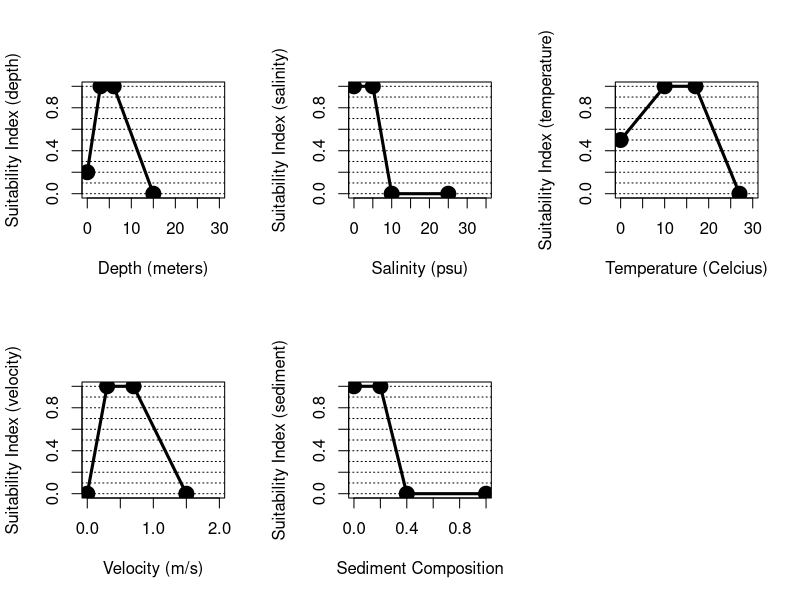

Generate this figure with R:
## ---- chunk 1
#Create data frame with freshwater tidal submodel
shortsturgeon.spawning <- data.frame(matrix(NA,nrow=4,ncol=12))
colnames(shortsturgeon.spawning) <- c("depth","depth.SIV","salinity", "salinity.SIV", "temp.C", "temp.C.SIV","velocity","velocity.SIV","silt.clay.per","silt.clay.SIV")#,"tubidity","turbidity.SIV")

shortsturgeon.spawning$depth <- c(0,3,6,15)
shortsturgeon.spawning$depth.SIV <- c(0.2,1,1,0)
shortsturgeon.spawning$salinity <- c(0,5,10,25)
shortsturgeon.spawning$salinity.SIV <- c(1,1,0,0)
shortsturgeon.spawning$temp.C <- c(0,10,17,27)
shortsturgeon.spawning$temp.C.SIV <- c(0.5,1,1,0)
shortsturgeon.spawning$velocity <- c(0,0.3,0.7,1.5)
shortsturgeon.spawning$velocity.SIV <- c(0,1,1,0)
shortsturgeon.spawning$silt.clay.per <- c(0,0.2,0.4,1)
shortsturgeon.spawning$silt.clay.SIV <- c(1,1,0,0)
#shortsturgeon.spawning$tubidity <- c(0,200,600,1000)
#shortsturgeon.spawning$turbidity.SIV <- c(1,1,0.5,0)

##########
#Create summary figure for fresh.tid submodel
par(mfrow=c(2,3), cex=1.0)

  #Depth
  plot(shortsturgeon.spawning$depth, shortsturgeon.spawning$depth.SIV, xlim=c(0,30), ylim=c(0,1), type="l", xlab="Depth (meters)", ylab="Suitability Index (depth)")
  abline(h=seq(0,1,0.1), lty=3)
  points(shortsturgeon.spawning$depth, shortsturgeon.spawning$depth.SIV, pch=19, cex=2)
  lines(shortsturgeon.spawning$depth, shortsturgeon.spawning$depth.SIV, lwd=3)
  
  #salinity.
  plot(shortsturgeon.spawning$salinity, shortsturgeon.spawning$salinity.SIV, xlim=c(0,35), ylim=c(0,1), type="l",
       xlab="Salinity (psu)", ylab="Suitability Index (salinity)")
  abline(h=seq(0,1,0.1), lty=3)
  points(shortsturgeon.spawning$salinity, shortsturgeon.spawning$salinity.SIV, pch=19, cex=2)
  lines(shortsturgeon.spawning$salinity, shortsturgeon.spawning$salinity.SIV, lwd=3)
  
  #temperature
  plot(shortsturgeon.spawning$temp.C, shortsturgeon.spawning$temp.C.SIV, xlim=c(0,30), ylim=c(0,1), type="l",
       xlab="Temperature (Celcius)", ylab="Suitability Index (temperature)")
  abline(h=seq(0,1,0.1), lty=3)
  points(shortsturgeon.spawning$temp.C, shortsturgeon.spawning$temp.C.SIV, pch=19, cex=2)
  lines(shortsturgeon.spawning$temp.C, shortsturgeon.spawning$temp.C.SIV, lwd=3)
  
  #velocitu
  plot(shortsturgeon.spawning$velocity, shortsturgeon.spawning$velocity.SIV, xlim=c(0,2), ylim=c(0,1), type="l",
       xlab="Velocity (m/s)", ylab="Suitability Index (velocity)")
  abline(h=seq(0,1,0.1), lty=3)
  points(shortsturgeon.spawning$velocity, shortsturgeon.spawning$velocity.SIV, pch=19, cex=2)
  lines(shortsturgeon.spawning$velocity, shortsturgeon.spawning$velocity.SIV, lwd=3)
  
  #silt/clay percentage
  plot(shortsturgeon.spawning$silt.clay.per, shortsturgeon.spawning$silt.clay.SIV, xlim=c(0,1), ylim=c(0,1), type="l",
       xlab="Sediment Composition", ylab="Suitability Index (sediment)")
  abline(h=seq(0,1,0.1), lty=3)
  points(shortsturgeon.spawning$silt.clay.per, shortsturgeon.spawning$silt.clay.SIV, pch=19, cex=2)
  lines(shortsturgeon.spawning$silt.clay.per, shortsturgeon.spawning$silt.clay.SIV, lwd=3)
  
   #turbidity
  #plot(shortsturgeon.spawning$turbidity, shortsturgeon.spawning$turbidity.SIV, xlim=c(0,5), ylim=c(0,1), type="l",
       #xlab="turbidity (nanometers)", ylab="Suitability Index (turbidity)")
  #abline(h=seq(0,1,0.1), lty=3)
  #points(shortsturgeon.spawning$turbidity, shortsturgeon.spawning$turbidity.SIV, pch=19, cex=2)
  #lines(shortsturgeon.spawning$turbidity, shortsturgeon.spawning$turbidity.SIV, lwd=3)
